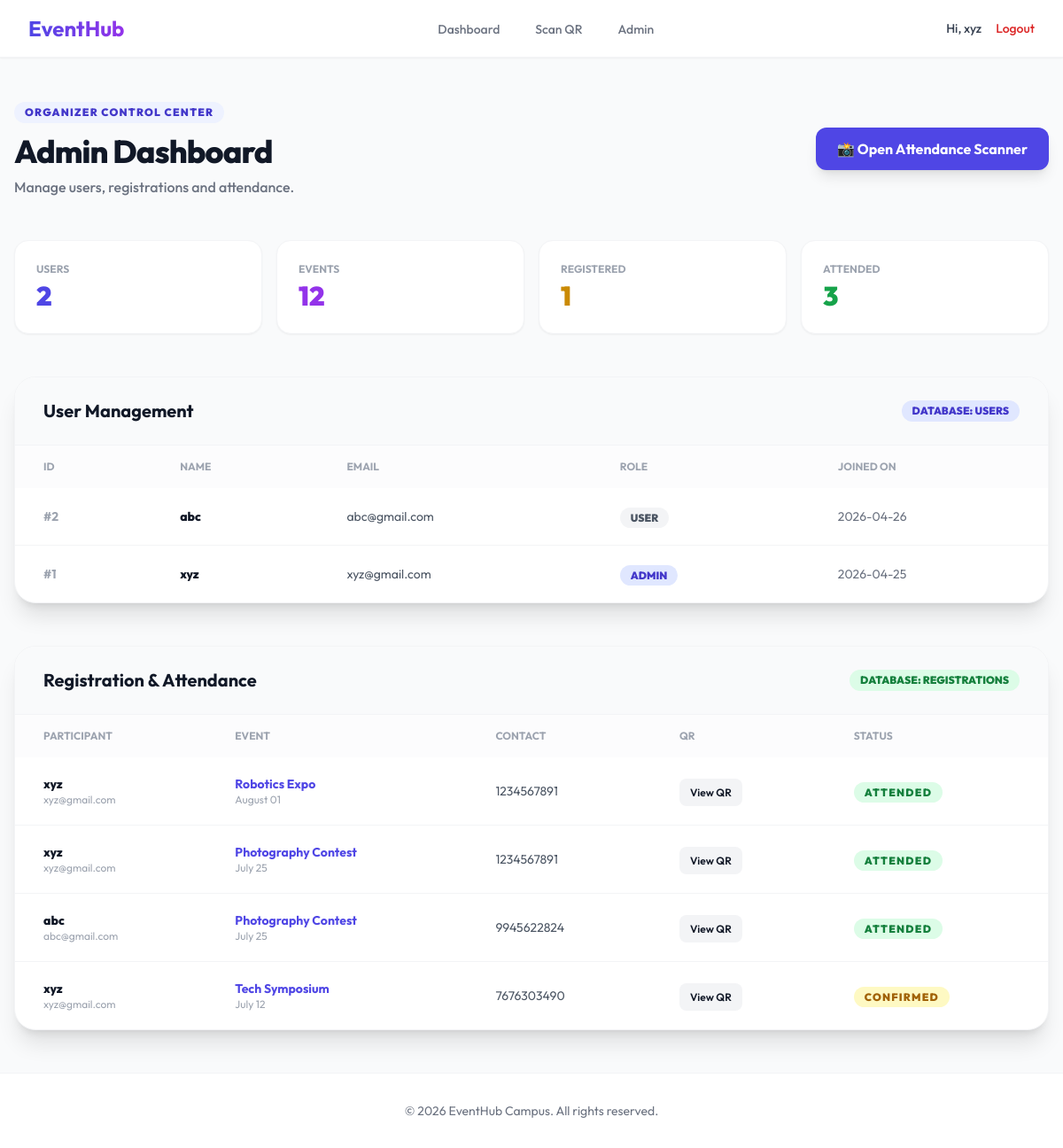
The page /admin (signed in) on the database its author committed.
### models.py (models this page shows)
class User(db.Model, UserMixin):
    __tablename__ = 'users'
    id = db.Column(db.Integer, primary_key=True)
    name = db.Column(db.String(100), nullable=False)
    email = db.Column(db.String(100), unique=True, nullable=False)
    password = db.Column(db.String(255), nullable=False)
    is_admin = db.Column(db.Boolean, default=False, nullable=False)
    created_at = db.Column(db.DateTime, default=datetime.utcnow)

class Registration(db.Model):
    __tablename__ = 'registrations'
    __table_args__ = (
        db.UniqueConstraint('user_id', 'event_id', name='uq_registration_user_event'),
    )
    id = db.Column(db.Integer, primary_key=True)
    user_id = db.Column(db.Integer, db.ForeignKey('users.id'))
    event_id = db.Column(db.Integer, db.ForeignKey('events.id'))
    name = db.Column(db.String(100), nullable=False)
    email = db.Column(db.String(100), nullable=False)
    phone = db.Column(db.String(20), nullable=False)
    qr_code_path = db.Column(db.String(255))
    qr_token = db.Column(db.String(100), unique=True, index=True)
    status = db.Column(db.Enum('pending', 'confirmed', 'attended'), default='confirmed', nullable=False)
    registered_at = db.Column(db.DateTime, default=datetime.utcnow)
    user = db.relationship('User', backref=db.backref('registrations', lazy=True))
    event = db.relationship('Event', backref=db.backref('registrations', lazy=True))

class Event(db.Model):
    __tablename__ = 'events'
    id = db.Column(db.Integer, primary_key=True)
    name = db.Column(db.String(100), nullable=False)
    description = db.Column(db.Text, nullable=False)
    date = db.Column(db.Date, nullable=False)
    time = db.Column(db.Time, nullable=False)
    venue = db.Column(db.String(100), nullable=False)
    image_url = db.Column(db.String(255))
    created_at = db.Column(db.DateTime, default=datetime.utcnow)

### app.py (the view)
@app.route('/admin')
@admin_required
def admin_dashboard():
    users = User.query.order_by(User.created_at.desc()).all()
    registrations = Registration.query.order_by(Registration.registered_at.desc()).all()
    events = Event.query.order_by(Event.date.asc(), Event.time.asc()).all()
    total_attended = Registration.query.filter_by(status='attended').count()
    total_confirmed = Registration.query.filter_by(status='confirmed').count()
    return render_template(
        'admin.html',
        users=users,
        registrations=registrations,
        events=events,
        total_attended=total_attended,
        total_confirmed=total_confirmed
    )

### app.py (called while the page is built)
@login_manager.user_loader
def load_user(user_id):
    return db.session.get(User, int(user_id))

def admin_required(f):
    @wraps(f)
    @login_required
    def decorated_function(*args, **kwargs):
        if not current_user.is_admin:
            flash('Admin access required.', 'error')
            return redirect(url_for('dashboard'))
        return f(*args, **kwargs)
    return decorated_function

### templates/admin.html (shortened to what this page needs)
{% extends "base.html" %}
{% block content %}
<div class="max-w-7xl mx-auto px-4 py-12">
    <div class="mb-12 flex flex-col lg:flex-row lg:items-center lg:justify-between gap-6">
        <div>
            <div class="inline-flex items-center px-3 py-1 rounded-full bg-indigo-50 text-indigo-700 text-xs font-black uppercase tracking-widest mb-3">Organizer Control Center</div>
            <h2 class="text-4xl font-extrabold text-gray-900 tracking-tight">Admin Dashboard</h2>
            <p class="mt-2 text-gray-500 font-medium">Manage users, registrations and attendance.</p>
        </div>
        <a href="{{ url_for('scan') }}" class="inline-flex items-center justify-center px-6 py-3 bg-indigo-600 text-white rounded-xl font-bold shadow-lg hover:bg-indigo-700 transition-all">📸 Open Attendance Scanner</a>
    </div>
    <div class="grid grid-cols-2 lg:grid-cols-4 gap-4 mb-12">
        <div class="bg-white p-6 rounded-2xl shadow-sm border border-gray-100"><p class="text-xs font-bold text-gray-400 uppercase">Users</p><p class="text-3xl font-black text-indigo-600 mt-1">{{ users|length }}</p></div>
        <div class="bg-white p-6 rounded-2xl shadow-sm border border-gray-100"><p class="text-xs font-bold text-gray-400 uppercase">Events</p><p class="text-3xl font-black text-purple-600 mt-1">{{ events|length }}</p></div>
        <div class="bg-white p-6 rounded-2xl shadow-sm border border-gray-100"><p class="text-xs font-bold text-gray-400 uppercase">Registered</p><p class="text-3xl font-black text-yellow-600 mt-1">{{ total_confirmed }}</p></div>
        <div class="bg-white p-6 rounded-2xl shadow-sm border border-gray-100"><p class="text-xs font-bold text-gray-400 uppercase">Attended</p><p class="text-3xl font-black text-green-600 mt-1">{{ total_attended }}</p></div>
    </div>
    <div class="space-y-12">
        <div class="bg-white rounded-3xl shadow-xl overflow-hidden border border-gray-100">
            <div class="px-8 py-6 bg-gray-50 border-b border-gray-100 flex items-center justify-between">
                <h3 class="text-xl font-bold text-gray-900">User Management</h3>
                <span class="px-3 py-1 bg-indigo-100 text-indigo-700 text-xs font-black rounded-full uppercase">Database: users</span>
            </div>
            <div class="overflow-x-auto">
                <table class="w-full text-left">
                    <thead><tr class="bg-gray-50/50">
                        <th class="px-8 py-4 text-xs font-bold text-gray-400 uppercase">ID</th>
                        <th class="px-8 py-4 text-xs font-bold text-gray-400 uppercase">Name</th>
                        <th class="px-8 py-4 text-xs font-bold text-gray-400 uppercase">Email</th>
                        <th class="px-8 py-4 text-xs font-bold text-gray-400 uppercase">Role</th>
                        <th class="px-8 py-4 text-xs font-bold text-gray-400 uppercase">Joined On</th>
                    </tr></thead>
                    <tbody class="divide-y divide-gray-100">
                    {% for user in users %}
                    <tr class="hover:bg-gray-50 transition-colors">
                        <td class="px-8 py-5 text-sm font-bold text-gray-400">#{{ user.id }}</td>
                        <td class="px-8 py-5 text-sm font-extrabold text-gray-900">{{ user.name }}</td>
                        <td class="px-8 py-5 text-sm text-gray-600">{{ user.email }}</td>
                        <td class="px-8 py-5"><span class="px-3 py-1 rounded-full text-xs font-black {{ 'bg-indigo-100 text-indigo-700' if user.is_admin else 'bg-gray-100 text-gray-600' }}">{{ 'ADMIN' if user.is_admin else 'USER' }}</span></td>
                        <td class="px-8 py-5 text-sm text-gray-500">{{ user.created_at.strftime('%Y-%m-%d') }}</td>
                    </tr>
                    {% endfor %}
                    </tbody>
                </table>
            </div>
        </div>
        <div class="bg-white rounded-3xl shadow-xl overflow-hidden border border-gray-100">
            <div class="px-8 py-6 bg-gray-50 border-b border-gray-100 flex items-center justify-between">
                <h3 class="text-xl font-bold text-gray-900">Registration & Attendance</h3>
                <span class="px-3 py-1 bg-green-100 text-green-700 text-xs font-black rounded-full uppercase">Database: registrations</span>
            </div>
            <div class="overflow-x-auto">
                <table class="w-full text-left">
                    <thead><tr class="bg-gray-50/50">
                        <th class="px-8 py-4 text-xs font-bold text-gray-400 uppercase">Participant</th>
                        <th class="px-8 py-4 text-xs font-bold text-gray-400 uppercase">Event</th>
                        <th class="px-8 py-4 text-xs font-bold text-gray-400 uppercase">Contact</th>
                        <th class="px-8 py-4 text-xs font-bold text-gray-400 uppercase">QR</th>
                        <th class="px-8 py-4 text-xs font-bold text-gray-400 uppercase">Status</th>
                    </tr></thead>
                    <tbody class="divide-y divide-gray-100">
                    {% for reg in registrations %}
                    <tr class="hover:bg-gray-50 transition-colors">
                        <td class="px-8 py-5"><p class="text-sm font-extrabold text-gray-900">{{ reg.name }}</p><p class="text-xs text-gray-400">{{ reg.email }}</p></td>
                        <td class="px-8 py-5"><p class="text-sm font-bold text-indigo-600">{{ reg.event.name }}</p><p class="text-xs text-gray-400">{{ reg.event.date.strftime('%B %d') }}</p></td>
                        <td class="px-8 py-5 text-sm text-gray-600">{{ reg.phone }}</td>
                        <td class="px-8 py-5">
                            {% if reg.qr_code_path %}
                            <a href="{{ url_for('static', filename=reg.qr_code_path.replace('static/', '')) }}" target="_blank" class="text-xs font-semibold bg-gray-100 px-3 py-2 rounded-lg hover:bg-indigo-50 hover:text-indigo-600">View QR</a>
                            {% else %}<span class="text-xs text-gray-400">Not generated</span>{% endif %}
                        </td>
                        <td class="px-8 py-5"><span class="px-3 py-1 rounded-full text-xs font-black uppercase tracking-widest {{ 'bg-green-100 text-green-700' if reg.status == 'attended' else 'bg-yellow-100 text-yellow-700' }}">{{ reg.status }}</span></td>
                    </tr>
                    {% endfor %}
                    </tbody>
                </table>
            </div>
        </div>
    </div>
</div>
{% endblock %}

### templates/base.html (shortened to what this page needs)
<!DOCTYPE html>
<html lang="en">
<head>
    <script src="https://cdn.tailwindcss.com"></script>
</head>
<body class="bg-gray-50 text-gray-900 min-h-screen flex flex-col">
    <nav class="sticky top-0 z-50 bg-white shadow-sm border-b border-gray-100">
        <div class="max-w-7xl mx-auto px-4 sm:px-6 lg:px-8">
            <div class="flex justify-between h-16 items-center">
                <div class="flex-shrink-0 flex items-center">
                    <a href="{{ url_for('index') }}" class="text-2xl font-bold bg-clip-text text-transparent bg-gradient-to-r from-indigo-600 to-purple-600">EventHub</a>
                </div>
                <div class="hidden sm:ml-6 sm:flex sm:space-x-8">
                    {% if current_user.is_authenticated %}
                        <a href="{{ url_for('dashboard') }}" class="border-transparent text-gray-500 hover:border-gray-300 hover:text-gray-700 inline-flex items-center px-1 pt-1 border-b-2 text-sm font-medium">Dashboard</a>
                        {% if current_user.is_admin %}
                            <a href="{{ url_for('scan') }}" class="border-transparent text-gray-500 hover:border-gray-300 hover:text-gray-700 inline-flex items-center px-1 pt-1 border-b-2 text-sm font-medium">Scan QR</a>
                            <a href="{{ url_for('admin_dashboard') }}" class="border-transparent text-gray-500 hover:border-gray-300 hover:text-gray-700 inline-flex items-center px-1 pt-1 border-b-2 text-sm font-medium">Admin</a>
                        {% endif %}
                    {% endif %}
                </div>
                <div class="flex items-center">
                    {% if current_user.is_authenticated %}
                        <span class="text-sm font-medium text-gray-700 mr-4">Hi, {{ current_user.name }}</span>
                        <a href="{{ url_for('logout') }}" class="text-sm font-medium text-red-600 hover:text-red-500">Logout</a>
                    {% endif %}
                </div>
            </div>
        </div>
    </nav>
    <main class="flex-grow">
        {% block content %}{% endblock %}
    </main>
    <footer class="bg-white border-t border-gray-100 py-8">
        <div class="max-w-7xl mx-auto px-4 sm:px-6 lg:px-8 text-center text-gray-500 text-sm">
            <p>&copy; 2026 EventHub Campus. All rights reserved.</p>
        </div>
    </footer>
</body>
</html>

### templates/base.html (style rules this page uses)
body { font-family: 'Outfit', sans-serif; }

### rows shown on the page
User: name "xyz", id "1", email "xyz@gmail.com", is_admin "ADMIN", created_at "2026-04-25"
User: id "2", name "abc", email "abc@gmail.com", is_admin "USER", created_at "2026-04-26"
Registration: name "xyz", email "xyz@gmail.com", event.name "Robotics Expo", event "August 01", phone "1234567891", status "ATTENDED"
Registration: name "xyz", email "xyz@gmail.com", event.name "Photography Contest", event "July 25", phone "1234567891", status "ATTENDED"
Registration: name "abc", email "abc@gmail.com", event.name "Photography Contest", event "July 25", phone "9945622824", status "ATTENDED"
Registration: name "xyz", email "xyz@gmail.com", event.name "Tech Symposium", event "July 12", phone "7676303490", status "CONFIRMED"

### other values the page prints
{{ users|length }} "2"
{{ events|length }} "12"
{{ total_confirmed }} "1"
{{ total_attended }} "3"
